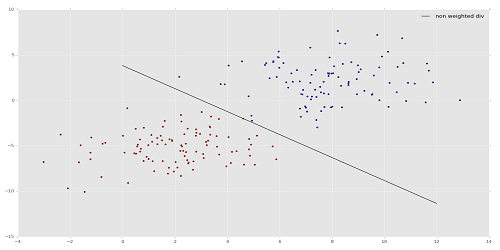
#> input picture HUNKAR/OPENCV/mainsvmimage copy.png, 500 x 250 px, given in place of the camera
$ python opencv10.py
#> lines starting #> are read from the running program, lines starting #| are printed output that depends on the picture; after the words box and inside, x2 and y2 are one past the last pixel; in counts of white or black regions, pixels touching at a corner belong together
import cv2
import numpy as np
# frame per second
cap = cv2.VideoCapture(0,cv2.CAP_DSHOW)
while True:
    ret,frame = cap.read()
#> frame is the input picture: shape (250, 500, 3); mean B, G, R 231.8, 231.6, 231.8
    ret,frame = cap.read()

    # boundaries = [
	# ([17, 15, 100], [50, 56, 200]),
	# ([86, 31, 4], [220, 88, 50]),
	# ([25, 146, 190], [62, 174, 250]),
	# ([103, 86, 65], [145, 133, 128])
    # ]
                 #  G    B    R
    dusuk = np.array([30,150,50])
    yuksek = np.array([255,255,180])

    hsv = cv2.cvtColor(frame,cv2.COLOR_BGR2HSV)
#> hsv: shape (250, 500, 3); mean H, S, V 1.4, 0.9, 232.1

    mask = cv2.inRange(hsv,dusuk,yuksek)
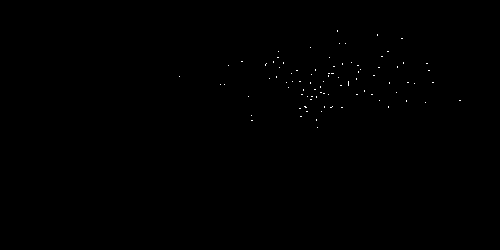
#> mask: shape (250, 500); 0.12% white in thin lines or dots, all inside (x1, y1, x2, y2) = (179, 30, 461, 128)
    res = cv2.bitwise_and(frame,frame,mask=mask)


    cv2.imshow("kamera", np.hstack([frame, res]))
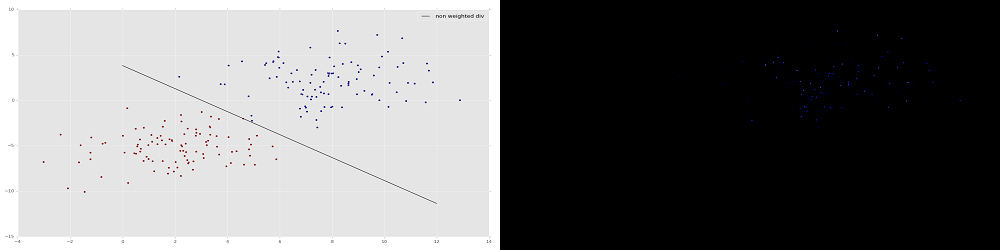
#> window 'kamera': shape (250, 1000, 3); mean B, G, R 116, 115.8, 115.9
    cv2.imshow("kamera2",mask)
    if cv2.waitKey(1) & 0xFF == ord("q"):
#> (key q is pressed here)
        break

cap.release()
cv2.destroyAllWindows()
